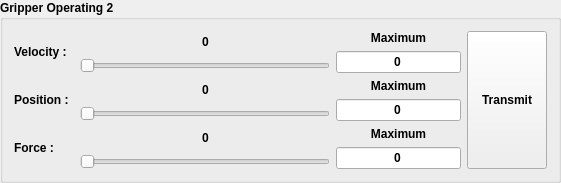
     <widget class="QGroupBox" name="gbOperating2">
      <property name="maximumSize">
       <size>
        <width>16777215</width>
        <height>194</height>
       </size>
      </property>
      <property name="font">
       <font>
        <weight>75</weight>
        <bold>true</bold>
       </font>
      </property>
      <property name="title">
       <string>Gripper Operating 2</string>
      </property>
      <layout class="QGridLayout" name="gridLayout_11">
       <item row="0" column="0">
        <widget class="QLabel" name="label_4">
         <property name="minimumSize">
          <size>
           <width>60</width>
           <height>0</height>
          </size>
         </property>
         <property name="maximumSize">
          <size>
           <width>60</width>
           <height>16777215</height>
          </size>
         </property>
         <property name="text">
          <string>Velocity : </string>
         </property>
        </widget>
       </item>
       <item row="0" column="1">
        <layout class="QVBoxLayout" name="verticalLayout_6">
         <item>
          <layout class="QHBoxLayout" name="horizontalLayout_5">
           <item>
            <spacer name="horizontalSpacer_7">
             <property name="orientation">
              <enum>Qt::Horizontal</enum>
             </property>
             <property name="sizeHint" stdset="0">
              <size>
               <width>40</width>
               <height>20</height>
              </size>
             </property>
            </spacer>
           </item>
           <item>
            <widget class="QLabel" name="txtVelocity2">
             <property name="maximumSize">
              <size>
               <width>80</width>
               <height>16777215</height>
              </size>
             </property>
             <property name="text">
              <string>0</string>
             </property>
            </widget>
           </item>
           <item>
            <spacer name="horizontalSpacer_8">
             <property name="orientation">
              <enum>Qt::Horizontal</enum>
             </property>
             <property name="sizeHint" stdset="0">
              <size>
               <width>40</width>
               <height>20</height>
              </size>
             </property>
            </spacer>
           </item>
          </layout>
         </item>
         <item>
          <widget class="QSlider" name="hsliderVelocity2">
           <property name="sizePolicy">
            <sizepolicy hsizetype="Expanding" vsizetype="Fixed">
             <horstretch>0</horstretch>
             <verstretch>0</verstretch>
            </sizepolicy>
           </property>
           <property name="minimumSize">
            <size>
             <width>250</width>
             <height>0</height>
            </size>
           </property>
           <property name="orientation">
            <enum>Qt::Horizontal</enum>
           </property>
          </widget>
         </item>
        </layout>
       </item>
       <item row="0" column="2">
        <layout class="QVBoxLayout" name="verticalLayout_14">
         <item>
          <widget class="QLabel" name="label_28">
           <property name="sizePolicy">
            <sizepolicy hsizetype="Preferred" vsizetype="Preferred">
             <horstretch>0</horstretch>
             <verstretch>0</verstretch>
            </sizepolicy>
           </property>
           <property name="text">
            <string>Maximum</string>
           </property>
           <property name="alignment">
            <set>Qt::AlignCenter</set>
           </property>
          </widget>
         </item>
         <item>
          <widget class="QLineEdit" name="txtVelocityLimit2">
           <property name="maximumSize">
            <size>
             <width>16777215</width>
             <height>16777215</height>
            </size>
           </property>
           <property name="text">
            <string>0</string>
           </property>
           <property name="alignment">
            <set>Qt::AlignCenter</set>
           </property>
          </widget>
         </item>
        </layout>
       </item>
       <item row="0" column="3" rowspan="3">
        <widget class="QPushButton" name="btnTransmit2">
         <property name="sizePolicy">
          <sizepolicy hsizetype="Minimum" vsizetype="Expanding">
           <horstretch>0</horstretch>
           <verstretch>0</verstretch>
          </sizepolicy>
         </property>
         <property name="text">
          <string>Transmit</string>
         </property>
        </widget>
       </item>
       <item row="1" column="0">
        <widget class="QLabel" name="label_5">
         <property name="minimumSize">
          <size>
           <width>60</width>
           <height>0</height>
          </size>
         </property>
         <property name="maximumSize">
          <size>
           <width>60</width>
           <height>16777215</height>
          </size>
         </property>
         <property name="text">
          <string>Position : </string>
         </property>
        </widget>
       </item>
       <item row="1" column="1">
        <layout class="QVBoxLayout" name="verticalLayout_7">
         <item>
          <layout class="QHBoxLayout" name="horizontalLayout_16">
           <item>
            <spacer name="horizontalSpacer_9">
             <property name="orientation">
              <enum>Qt::Horizontal</enum>
             </property>
             <property name="sizeHint" stdset="0">
              <size>
               <width>40</width>
               <height>20</height>
              </size>
             </property>
            </spacer>
           </item>
           <item>
            <widget class="QLabel" name="txtPosition2">
             <property name="maximumSize">
              <size>
               <width>80</width>
               <height>16777215</height>
              </size>
             </property>
             <property name="text">
              <string>0</string>
             </property>
            </widget>
           </item>
           <item>
            <spacer name="horizontalSpacer_10">
             <property name="orientation">
              <enum>Qt::Horizontal</enum>
             </property>
             <property name="sizeHint" stdset="0">
              <size>
               <width>40</width>
               <height>20</height>
              </size>
             </property>
            </spacer>
           </item>
          </layout>
         </item>
         <item>
          <widget class="QSlider" name="hsliderPosition2">
           <property name="orientation">
            <enum>Qt::Horizontal</enum>
           </property>
          </widget>
         </item>
        </layout>
       </item>
       <item row="1" column="2">
        <layout class="QVBoxLayout" name="verticalLayout_15">
         <item>
          <widget class="QLabel" name="label_27">
           <property name="sizePolicy">
            <sizepolicy hsizetype="Preferred" vsizetype="Preferred">
             <horstretch>0</horstretch>
             <verstretch>0</verstretch>
            </sizepolicy>
           </property>
           <property name="text">
            <string>Maximum</string>
           </property>
           <property name="alignment">
            <set>Qt::AlignCenter</set>
           </property>
          </widget>
         </item>
         <item>
          <widget class="QLineEdit" name="txtPositionLimit2">
           <property name="maximumSize">
            <size>
             <width>16777215</width>
             <height>16777215</height>
            </size>
           </property>
           <property name="text">
            <string>0</string>
           </property>
           <property name="alignment">
            <set>Qt::AlignCenter</set>
           </property>
          </widget>
         </item>
        </layout>
       </item>
       <item row="2" column="0">
        <widget class="QLabel" name="label_6">
         <property name="minimumSize">
          <size>
           <width>60</width>
           <height>0</height>
          </size>
         </property>
         <property name="maximumSize">
          <size>
           <width>60</width>
           <height>16777215</height>
          </size>
         </property>
         <property name="text">
          <string>Force : </string>
         </property>
        </widget>
       </item>
       <item row="2" column="1">
        <layout class="QVBoxLayout" name="verticalLayout_8">
         <item>
          <layout class="QHBoxLayout" name="horizontalLayout_18">
           <item>
            <spacer name="horizontalSpacer_11">
             <property name="orientation">
              <enum>Qt::Horizontal</enum>
             </property>
             <property name="sizeHint" stdset="0">
              <size>
               <width>40</width>
               <height>20</height>
              </size>
             </property>
            </spacer>
           </item>
           <item>
            <widget class="QLabel" name="txtForce2">
             <property name="maximumSize">
              <size>
               <width>80</width>
               <height>16777215</height>
              </size>
             </property>
             <property name="text">
              <string>0</string>
             </property>
            </widget>
           </item>
           <item>
            <spacer name="horizontalSpacer_12">
             <property name="orientation">
              <enum>Qt::Horizontal</enum>
             </property>
             <property name="sizeHint" stdset="0">
              <size>
               <width>40</width>
               <height>20</height>
              </size>
             </property>
            </spacer>
           </item>
          </layout>
         </item>
         <item>
          <widget class="QSlider" name="hsliderForce2">
           <property name="orientation">
            <enum>Qt::Horizontal</enum>
           </property>
          </widget>
         </item>
        </layout>
       </item>
       <item row="2" column="2">
        <layout class="QVBoxLayout" name="verticalLayout_16">
         <item>
          <widget class="QLabel" name="label_26">
           <property name="sizePolicy">
            <sizepolicy hsizetype="Preferred" vsizetype="Preferred">
             <horstretch>0</horstretch>
             <verstretch>0</verstretch>
            </sizepolicy>
           </property>
           <property name="text">
            <string>Maximum</string>
           </property>
           <property name="alignment">
            <set>Qt::AlignCenter</set>
           </property>
          </widget>
         </item>
         <item>
          <widget class="QLineEdit" name="txtForceLimit2">
           <property name="maximumSize">
            <size>
             <width>16777215</width>
             <height>16777215</height>
            </size>
           </property>
           <property name="text">
            <string>0</string>
           </property>
           <property name="alignment">
            <set>Qt::AlignCenter</set>
           </property>
          </widget>
         </item>
        </layout>
       </item>
      </layout>
     </widget>
